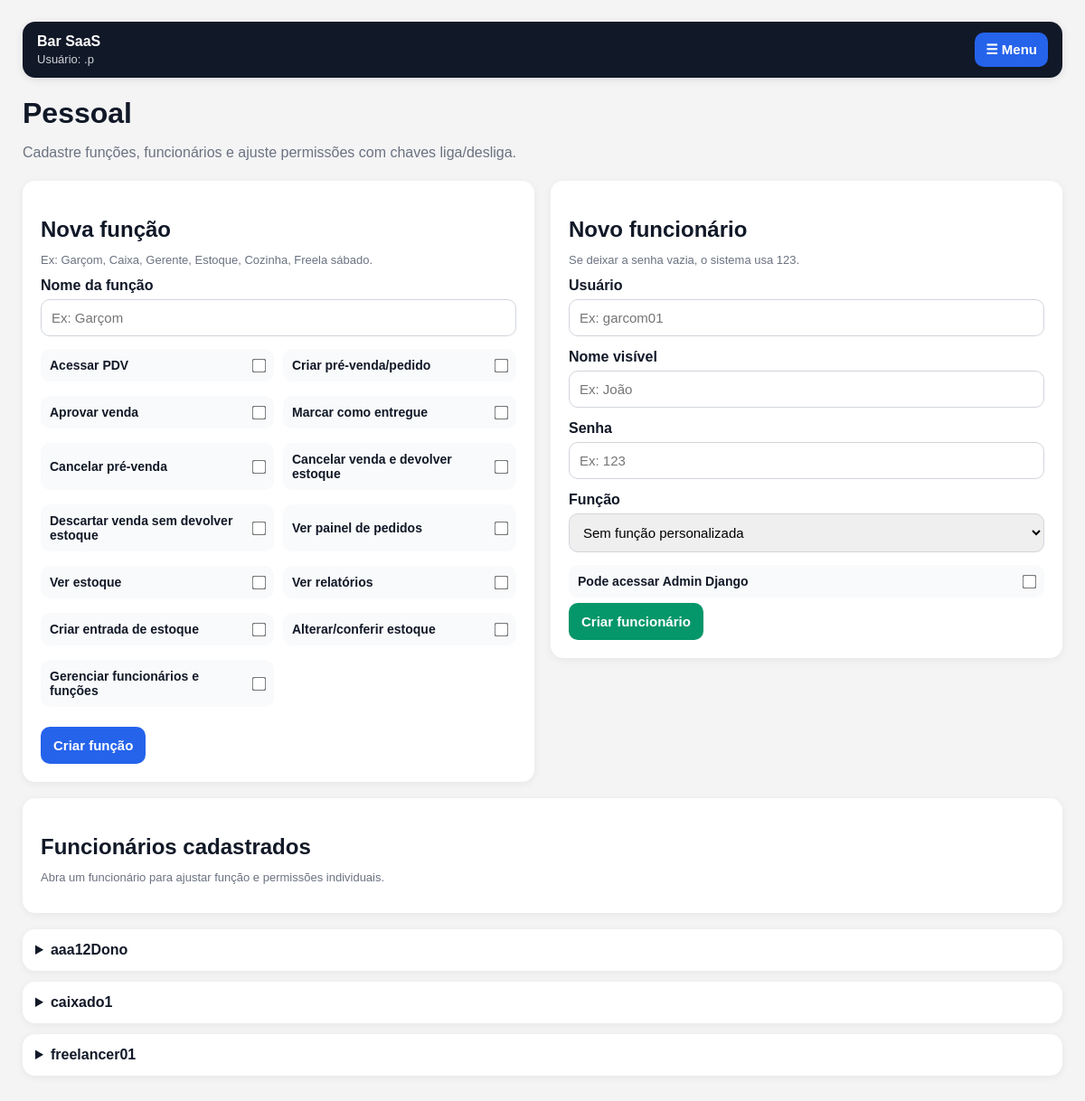
/pessoal/ (signed in), run on the app's committed database.
### accounts/models.py (models this page shows, shortened)
class Profile(models.Model):
    ROLE_CHOICES = [
        ("owner", "Dono"),
        ("manager", "Gerente"),
        ("cashier", "Caixa"),
        ("waiter", "Garçom"),
        ("stock", "Estoque"),
        ("kitchen", "Cozinha"),
    ]
    user = models.OneToOneField(User, on_delete=models.CASCADE)
    company = models.ForeignKey(Company, on_delete=models.CASCADE)
    role = models.CharField(
        max_length=20,
        choices=ROLE_CHOICES,
        default="waiter",
    )
    role_template = models.ForeignKey(
        StaffRole,
        on_delete=models.SET_NULL,
        blank=True,
        null=True,
        related_name="profiles",
        verbose_name="Função personalizada",
    )
    can_access_pdv = models.BooleanField(default=False)
    can_create_order = models.BooleanField(default=False)
    can_approve_order = models.BooleanField(default=False)
    can_mark_delivered = models.BooleanField(default=False)
    can_cancel_pre_sale = models.BooleanField(default=False)
    can_cancel_paid_order = models.BooleanField(default=False)
    can_discard_paid_order = models.BooleanField(default=False)
    can_view_orders_panel = models.BooleanField(default=False)
    can_view_stock = models.BooleanField(default=False)
    can_view_reports = models.BooleanField(default=False)
    can_create_stock_entry = models.BooleanField(default=False)
    can_adjust_stock = models.BooleanField(default=False)
    can_manage_users = models.BooleanField(default=False)
    created_at = models.DateTimeField(auto_now_add=True)
    class Meta:
        verbose_name = "Perfil"
        verbose_name_plural = "Perfis"

### accounts/views.py (the view, shortened to what this page needs)
# urls.py: path("pessoal/", views.people_management, name="people_management"),
def people_management(request):
    if not request.user.is_authenticated:
        return redirect("accounts:login")
    if not can_manage_users(request.user):
        messages.warning(request, "Você não tem permissão para gerenciar funcionários.")
        return redirect("orders:pdv")
    company = get_user_company(request.user)
    if company is None:
        messages.warning(request, "Cadastre uma empresa antes de gerenciar funcionários.")
        return redirect("/admin/companies/company/")
    roles = StaffRole.objects.filter(company=company).order_by("name")
    profiles = (
        Profile.objects
        .filter(company=company)
        .select_related("user", "company", "role_template")
        .order_by("user__username")
    )
    profile_rows = []
    for profile in profiles:
        profile_rows.append(
            {
                "profile": profile,
                "role_template_id": profile.role_template_id,
                "permissions": build_permission_list(profile),
            }
        )
    return render(
        request,
        "accounts/people_management.html",
        {
            "company": company,
            "roles": roles,
            "profile_rows": profile_rows,
            "permission_fields": [
                {
                    "field": field,
                    "label": PERMISSION_LABELS.get(field, field),
                }
                for field in PERMISSION_FIELDS
            ],
        },
    )

### accounts/context_processors.py (called while the page is built)
def menu_context(request):
    user = request.user
    if not user.is_authenticated:
        return {
            "menu_permissions": {
                "is_authenticated": False,
            }
        }
    return {
        "menu_permissions": {
            "is_authenticated": True,
            "username": user.username,
            "can_access_pdv": can_access_pdv(user),
            "can_view_orders_panel": can_view_orders_panel(user),
            "can_view_stock": can_view_stock(user),
            "can_create_stock_entry": can_create_stock_entry(user),
            "can_access_admin": user.is_staff or user.is_superuser,
            "can_manage_users": can_manage_users(user),
            "can_adjust_stock": can_adjust_stock(user),
        }
    }

### accounts/permissions.py (called while the page is built, shortened)
def get_user_profile(user):
    if not user.is_authenticated:
        return None
    return getattr(user, "profile", None)

def get_user_company(user):
    profile = get_user_profile(user)
    if profile:
        return profile.company
    if user.is_superuser:
        return Company.objects.filter(active=True).first()
    return None

def has_permission(user, permission_name):
    if not user.is_authenticated:
        return False
    if user.is_superuser:
        return True

def can_access_pdv(user):
    return has_permission(user, "can_access_pdv")

def can_view_orders_panel(user):
    return has_permission(user, "can_view_orders_panel")

def can_view_stock(user):
    return has_permission(user, "can_view_stock")

def can_create_stock_entry(user):
    return has_permission(user, "can_create_stock_entry")

def can_adjust_stock(user):
    return has_permission(user, "can_adjust_stock")

def can_manage_users(user):
    return has_permission(user, "can_manage_users")

### accounts/views.py (called while the page is built)
def build_permission_list(obj):
    permissions = []
    for field in PERMISSION_FIELDS:
        permissions.append(
            {
                "field": field,
                "label": PERMISSION_LABELS.get(field, field),
                "value": getattr(obj, field),
            }
        )
    return permissions

### templates/accounts/people_management.html (shortened to what this page needs)
<!DOCTYPE html>
<html lang="pt-br">
<head>
</head>
<body>
    <div class="container">
        {% include "includes/main_menu.html" %}
        <h1>Pessoal</h1>
        <p class="subtitle">
            Cadastre funções, funcionários e ajuste permissões com chaves liga/desliga.
        </p>
        <div class="grid">
            <div class="card">
                <h2>Nova função</h2>
                <p class="help">
                    Ex: Garçom, Caixa, Gerente, Estoque, Cozinha, Freela sábado.
                </p>
                <form method="post">
                    <label for="role_name">Nome da função</label>
                    <input type="text" name="role_name" id="role_name" required placeholder="Ex: Garçom">
                    <div class="permissions-grid">
                        {% for permission in permission_fields %}
                            <label class="switch-row">
                                <span>{{ permission.label }}</span>
                                <input type="checkbox" name="{{ permission.field }}">
                            </label>
                        {% endfor %}
                    </div>
                    <button type="submit">Criar função</button>
                </form>
            </div>
            <div class="card">
                <h2>Novo funcionário</h2>
                <p class="help">
                    Se deixar a senha vazia, o sistema usa 123.
                </p>
                <form method="post">
                    <label for="username">Usuário</label>
                    <input type="text" name="username" id="username" required placeholder="Ex: garcom01">
                    <label for="first_name">Nome visível</label>
                    <input type="text" name="first_name" id="first_name" placeholder="Ex: João">
                    <label for="password">Senha</label>
                    <input type="text" name="password" id="password" placeholder="Ex: 123">
                    <label for="role_template">Função</label>
                    <select name="role_template" id="role_template">
                        <option value="">Sem função personalizada</option>
                    </select>
                    <label class="switch-row">
                        <span>Pode acessar Admin Django</span>
                        <input type="checkbox" name="is_staff">
                    </label>
                    <button type="submit" class="secondary-button">Criar funcionário</button>
                </form>
            </div>
        </div>
        <div class="card">
            <h2>Funcionários cadastrados</h2>
            <p class="help">
                Abra um funcionário para ajustar função e permissões individuais.
            </p>
        </div>
        {% for row in profile_rows %}
            <details>
                <summary>
                    {{ row.profile.user.username }}
                </summary>
            </details>
        {% empty %}
            <div class="card">
                Nenhum funcionário cadastrado ainda.
            </div>
        {% endfor %}
    </div>
</body>
</html>

### templates/includes/main_menu.html (shortened to what this page needs)
<div class="app-topbar">
    <div>
        <div class="app-brand">Bar SaaS</div>
        {% if menu_permissions.is_authenticated %}
            <div class="app-user">
                Usuário: {{ menu_permissions.username }}
            </div>
        {% endif %}
    </div>
    <button type="button" class="menu-button" onclick="toggleMainMenu()">
        ☰ Menu
    </button>
</div>

### templates/accounts/people_management.html (style rules this page uses)
body { font-family: Arial, sans-serif; background: #f4f4f5; margin: 0; padding: 24px; color: #111827; }
.container { max-width: 1150px; margin: 0 auto; }
h1 { margin-bottom: 6px; }
.subtitle { color: #6b7280; margin-bottom: 22px; }
.grid { display: grid; grid-template-columns: 1fr 1fr; gap: 18px; align-items: start; }
.card { background: white; border-radius: 14px; padding: 20px; box-shadow: 0 2px 10px rgba(0,0,0,0.06); margin-bottom: 18px; }
label { display: block; font-weight: bold; margin-bottom: 6px; }
input, select { width: 100%; box-sizing: border-box; padding: 11px; border: 1px solid #d1d5db; border-radius: 10px; font-size: 15px; margin-bottom: 14px; }
button { border: none; background: #2563eb; color: white; border-radius: 10px; padding: 12px 14px; font-size: 15px; font-weight: bold; cursor: pointer; }
.secondary-button { background: #059669; }
.permissions-grid { display: grid; grid-template-columns: repeat(2, minmax(220px, 1fr)); gap: 10px; margin-bottom: 16px; }
.switch-row { background: #f9fafb; border-radius: 10px; padding: 10px; display: flex; justify-content: space-between; gap: 12px; align-items: center; }
.switch-row span { font-size: 14px; font-weight: bold; }
.switch-row input { width: auto; margin: 0; transform: scale(1.2); }
details { background: white; border-radius: 14px; padding: 14px; box-shadow: 0 2px 10px rgba(0,0,0,0.06); margin-bottom: 12px; }
summary { cursor: pointer; font-weight: bold; font-size: 16px; }
.help { color: #6b7280; font-size: 13px; margin-top: -8px; margin-bottom: 12px; }

### templates/includes/main_menu.html (style rules this page uses)
.app-topbar { background: #111827; color: white; padding: 12px 16px; border-radius: 14px; margin-bottom: 20px; display: flex; justify-content: space-between; align-items: center; position: relative; box-shadow: 0 2px 10px rgba(0,0,0,0.10); }
.app-brand { font-weight: bold; font-size: 16px; }
.app-user { color: #d1d5db; font-size: 13px; margin-top: 3px; }
.menu-button { border: none; background: #2563eb; color: white; border-radius: 10px; padding: 10px 12px; font-weight: bold; cursor: pointer; font-size: 15px; }

### data on the page
Profile: profile.user.username "aaa12Dono"
Profile: profile.user.username "caixado1"
Profile: profile.user.username "freelancer01"

### other printed values
{{ menu_permissions.username }} ".p"
{{ permission.label }} "Acessar PDV" "Criar pré-venda/pedido" "Aprovar venda" "Marcar como entregue" "Cancelar pré-venda" "Cancelar venda e devolver estoque" "Descartar venda sem devolver estoque" "Ver painel de pedidos" "Ver estoque" "Ver relatórios" "Criar entrada de estoque" "Alterar/conferir estoque" "Gerenciar funcionários e funções"
